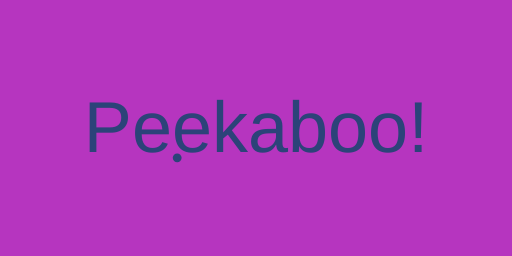
Frame 1 (no input)
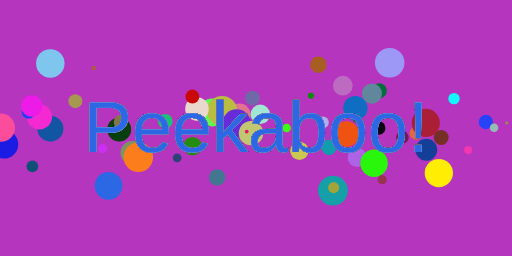
Frame 60 (no input)
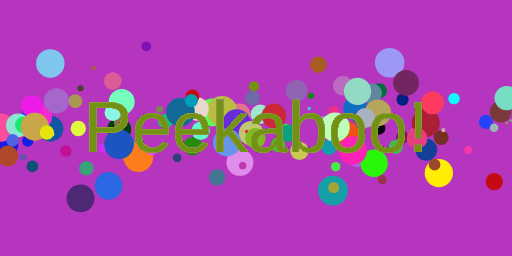
Frame 120 (the mouse pressed at the canvas centre since frame 60)

The p5.js sketch that drew these frames (run headless with seeded random() and noise() and a simulated clock; from frame 60 on, the mouse is pressed at the canvas centre):

// p5.js sketch
// ── sketch.js

function setup() {
  createCanvas(512, 256); // set the size of the canvas
  frameRate(60) // redraw the screen 60 times per second
  background(random(255), random(255),random(255)) // fill the canvas with black pixels

  // set parameters that will affect our drawing commands below
  ellipseMode(CENTER)
  textAlign(CENTER)
  textSize(72)
  noStroke()
}

function draw() {
  // note that we do NOT call background() again; this means that whatever was rendered to the
  // canvas the last time draw() was called will stick around rather than being covered over

  // pick random values to decide on location, size, and opacity of the next dot
  
  var x = random(width)
  var y = randomGaussian(height/2, height/8)
  var r = random(2, 30)
  var c = color(random(255), random(255),random(255))

  // set the color & draw the dot
  fill(c)
  ellipse(x, y, r)

  // switch back to drawing in black and print our greeting on top
  fill(c)
  text("Peekaboo!", width/2, height/2 + textSize()/3)
}
